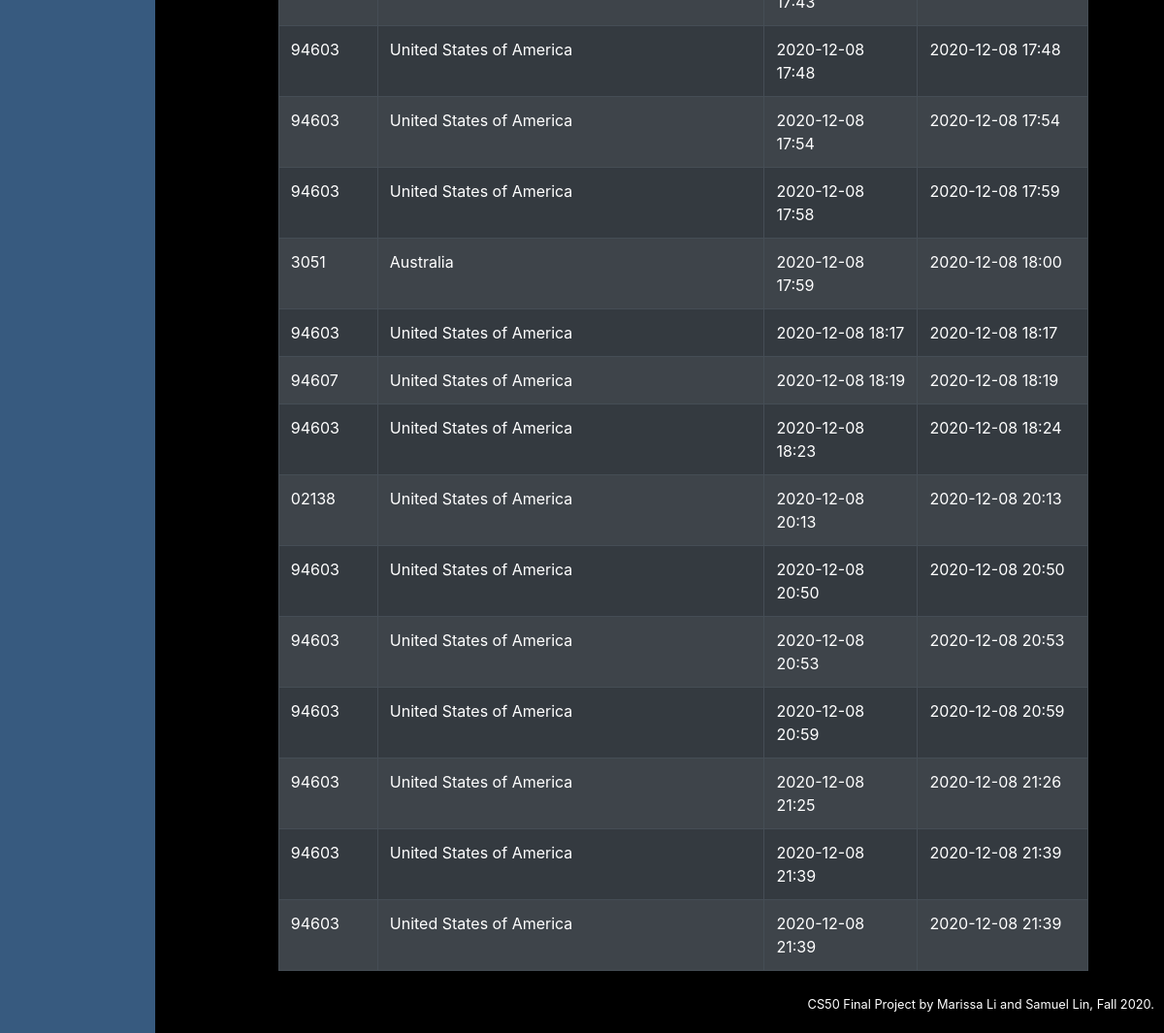
Page / (signed in, lower part) on the earlier database version.
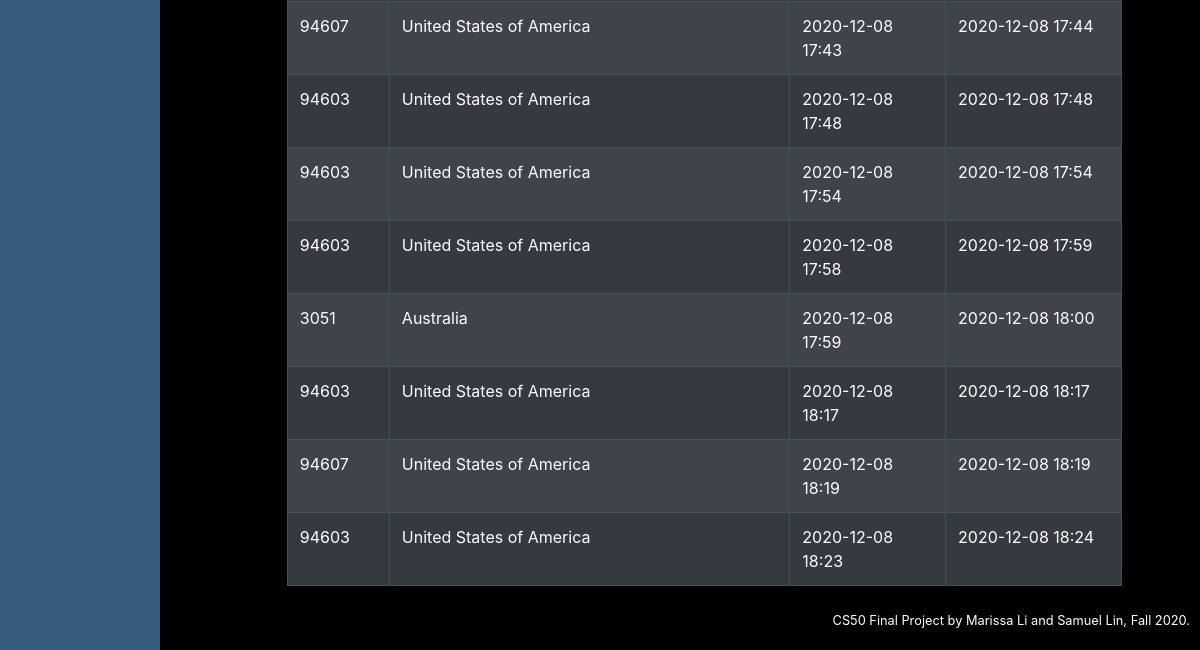
Same page on the later database version.
### tables this page shows
CREATE TABLE 'timeplaces' (username TEXT NOT NULL, zipcode TEXT NOT NULL, country TEXT NOT NULL,'requesttime' DATETIME,'timestamp' DATETIME);

### application.py (the view)
@app.route("/")
@login_required
def index():
    cur1.execute("SELECT * FROM timeplaces WHERE username = ? ORDER BY timestamp", (session["username"],))
    search_history = cur1.fetchall()
    return render_template("index.html", search_history=search_history)

### application.py (called while the page is built)
@app.after_request
def after_request(response):
    response.headers["Cache-Control"] = "no-cache, no-store, must-revalidate"
    response.headers["Expires"] = 0
    response.headers["Pragma"] = "no-cache"
    return response

### helpers.py (called while the page is built)
def login_required(f):
    @wraps(f)
    def decorated_function(*args, **kwargs):
        if session.get("user_id") is None:
            return redirect("/login")
        return f(*args, **kwargs)
    return decorated_function

### templates/index.html (shortened to what this page needs)
{% extends "layout.html" %}
{% block main %}
<form>
    <table class="table table-bordered table-hover table-striped table-dark">
        <tbody>
        {% for item in search_history %}
          <tr>
            <td>{{ item[1] }}</td>
            <td>{{ item[2] }}</td>
            <td>{{ item[3][0:16] }}</td>
            <td>{{ item[4][0:16] }}</td>
          </tr>
        {% endfor %}
        </tbody>
      </table>
</form>
{% endblock %}

### templates/layout.html (shortened to what this page needs)
<!DOCTYPE html>
<html lang="en">
    <head>
        <link rel="stylesheet" href="https://cdn.jsdelivr.net/npm/bootstrap@4.5.3/dist/css/bootstrap.min.css">
        <link href="/static/styles.css" rel="stylesheet">
    </head>
    <body>
        <div class="sidenav">
        </div>
        <main class="container p-5">
            {% block main %}{% endblock %}
        </main>
        <footer class="small text-center text-muted">
            CS50 Final Project by Marissa Li and Samuel Lin, Fall 2020.
        </footer>
    </body>
</html>

### static/styles.css (style rules this page uses)
body { background-color: #000000; }
footer { position: fixed; right: 10px; bottom: 20px; z-index: -5; }
form, footer, .cat, table { padding-left: 20%; padding-top: 20%; }
.text-muted, .username-label { color: white!important; }
.sidenav { background-color: #375a7f; height: 100%; width: 160px; position: fixed; z-index: 1; top: 0; left: 0; overflow-x: hidden; padding-top: 20px; }

Differences in the rows shown:
no longer on this page (row edited): timeplaces: zipcode "02138", country "United States of America", requesttime "2020-12-08 20:13", timestamp "2020-12-08 20:13"
no longer on this page (row edited): timeplaces: zipcode "94603", country "United States of America", requesttime "2020-12-08 20:50", timestamp "2020-12-08 20:50"
no longer on this page (row edited): timeplaces: zipcode "94603", country "United States of America", requesttime "2020-12-08 20:53", timestamp "2020-12-08 20:53"
removed timeplaces: zipcode "94603", country "United States of America", requesttime "2020-12-08 20:59", timestamp "2020-12-08 20:59"
removed timeplaces: zipcode "94603", country "United States of America", requesttime "2020-12-08 21:25", timestamp "2020-12-08 21:26"
removed timeplaces: zipcode "94603", country "United States of America", requesttime "2020-12-08 21:39", timestamp "2020-12-08 21:39"
removed timeplaces: zipcode "94603", country "United States of America", requesttime "2020-12-08 21:39", timestamp "2020-12-08 21:39"
now on this page (row unchanged): timeplaces: zipcode "94607", country "United States of America", requesttime "2020-12-08 17:43", timestamp "2020-12-08 17:44"
